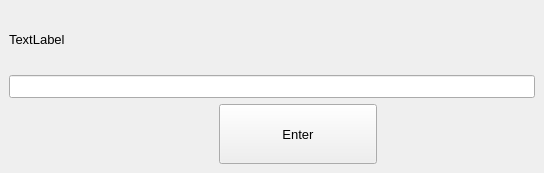
<?xml version="1.0" encoding="UTF-8"?>
<ui version="4.0">
 <class>RoomPassInputWindow</class>
 <widget class="QMainWindow" name="RoomPassInputWindow">
  <property name="geometry">
   <rect>
    <x>0</x>
    <y>0</y>
    <width>544</width>
    <height>173</height>
   </rect>
  </property>
  <property name="windowTitle">
   <string>Password Input</string>
  </property>
  <widget class="QWidget" name="centralwidget">
   <layout class="QVBoxLayout" name="verticalLayout">
    <item>
     <widget class="QLabel" name="label">
      <property name="font">
       <font>
        <family>Segoe UI</family>
        <pointsize>10</pointsize>
       </font>
      </property>
      <property name="text">
       <string>TextLabel</string>
      </property>
      <property name="wordWrap">
       <bool>true</bool>
      </property>
     </widget>
    </item>
    <item>
     <widget class="QLineEdit" name="lineEdit">
      <property name="font">
       <font>
        <family>Segoe UI</family>
        <pointsize>10</pointsize>
       </font>
      </property>
      <property name="maxLength">
       <number>20</number>
      </property>
      <property name="echoMode">
       <enum>QLineEdit::Password</enum>
      </property>
     </widget>
    </item>
    <item>
     <layout class="QHBoxLayout" name="horizontalLayout" stretch="40,30,30">
      <item>
       <spacer name="horizontalSpacer">
        <property name="orientation">
         <enum>Qt::Horizontal</enum>
        </property>
        <property name="sizeHint" stdset="0">
         <size>
          <width>40</width>
          <height>20</height>
         </size>
        </property>
       </spacer>
      </item>
      <item>
       <widget class="QPushButton" name="pushButton">
        <property name="sizePolicy">
         <sizepolicy hsizetype="Minimum" vsizetype="Minimum">
          <horstretch>0</horstretch>
          <verstretch>0</verstretch>
         </sizepolicy>
        </property>
        <property name="minimumSize">
         <size>
          <width>0</width>
          <height>30</height>
         </size>
        </property>
        <property name="font">
         <font>
          <family>Segoe UI</family>
          <pointsize>10</pointsize>
         </font>
        </property>
        <property name="text">
         <string>Enter</string>
        </property>
       </widget>
      </item>
      <item>
       <spacer name="horizontalSpacer_2">
        <property name="orientation">
         <enum>Qt::Horizontal</enum>
        </property>
        <property name="sizeHint" stdset="0">
         <size>
          <width>40</width>
          <height>20</height>
         </size>
        </property>
       </spacer>
      </item>
     </layout>
    </item>
   </layout>
  </widget>
  <widget class="QMenuBar" name="menubar">
   <property name="geometry">
    <rect>
     <x>0</x>
     <y>0</y>
     <width>544</width>
     <height>30</height>
    </rect>
   </property>
  </widget>
 </widget>
 <resources/>
 <connections/>
</ui>
